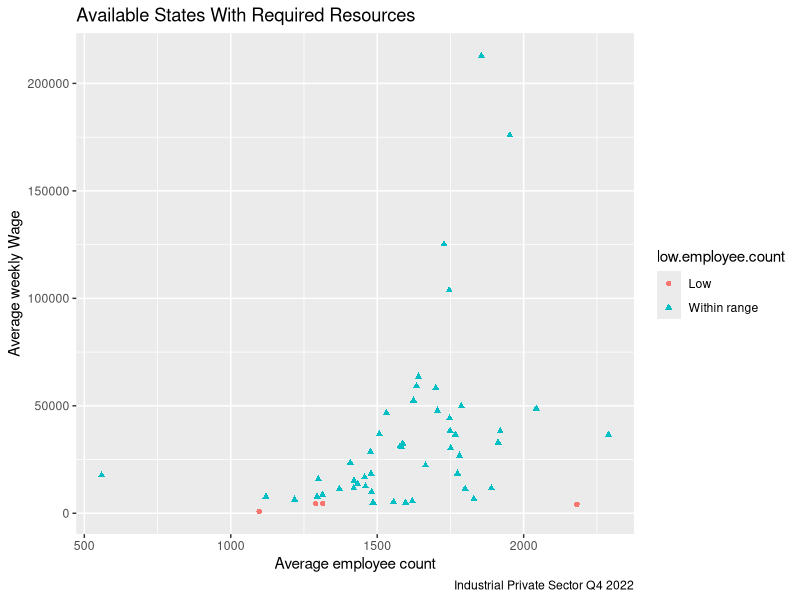
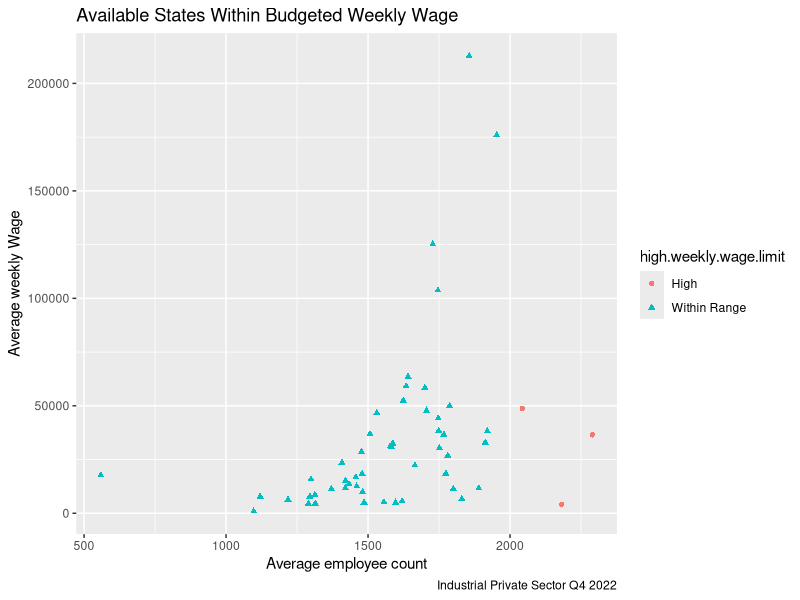
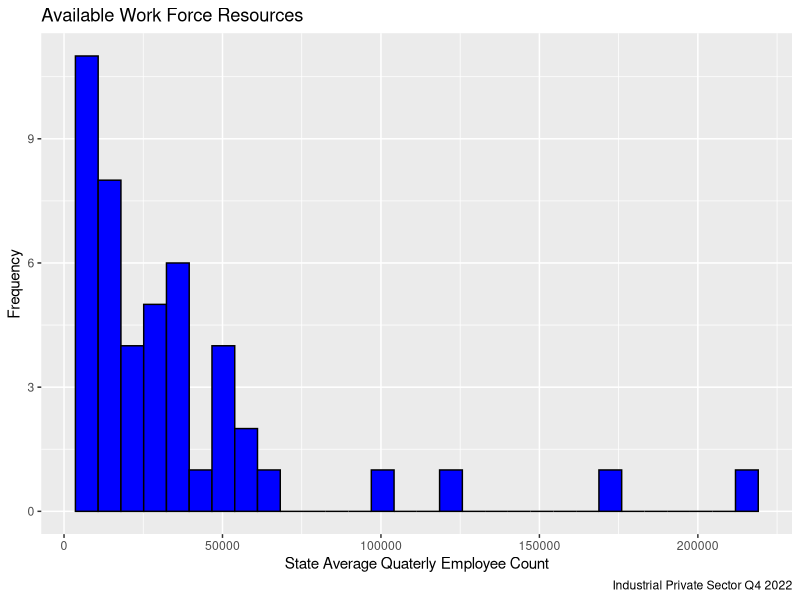
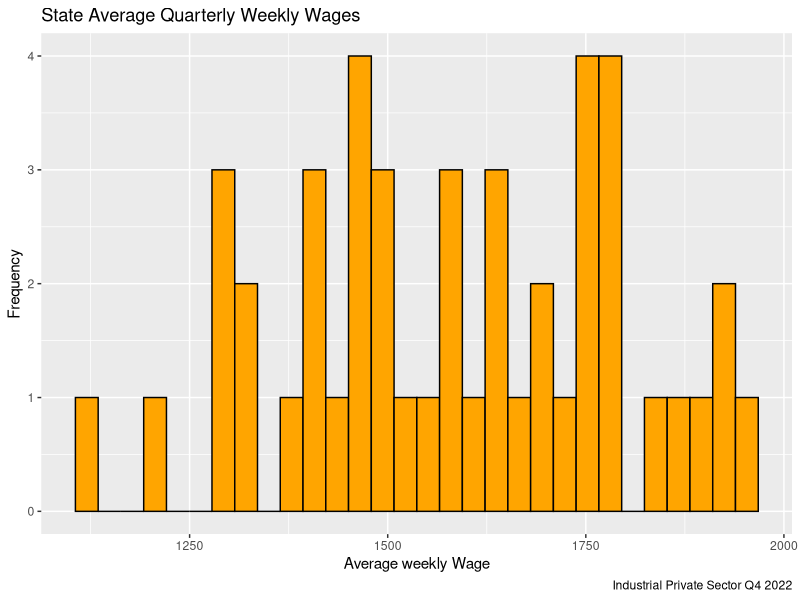
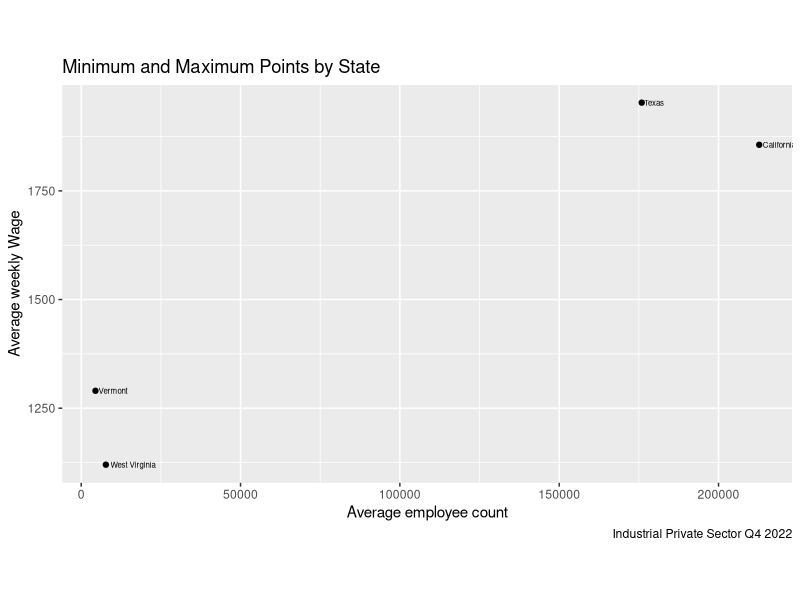
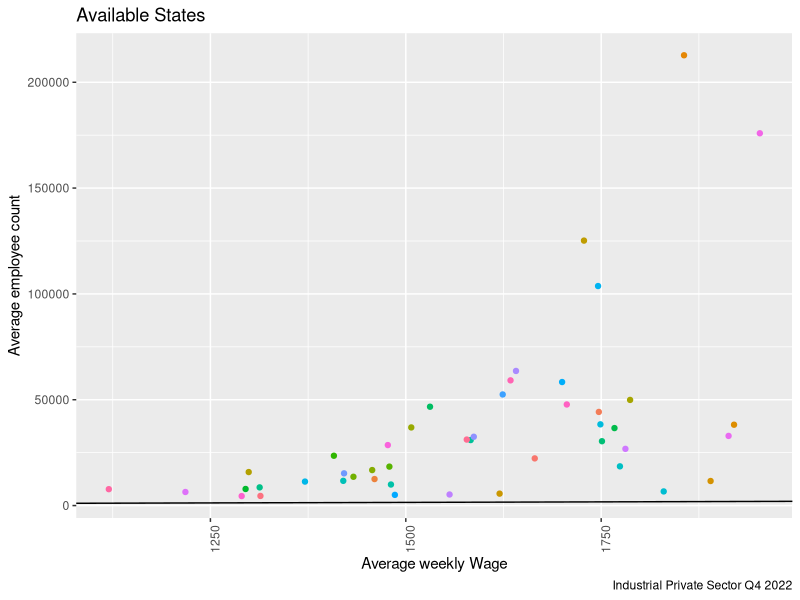
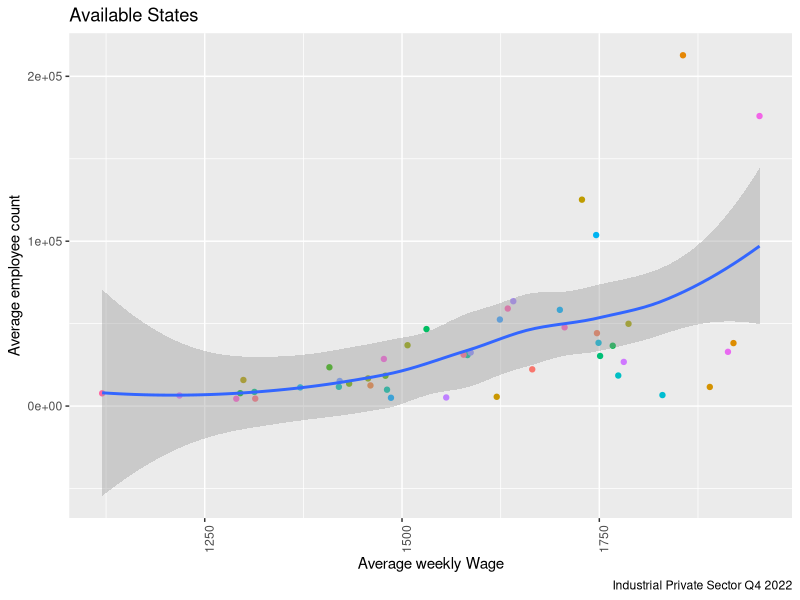
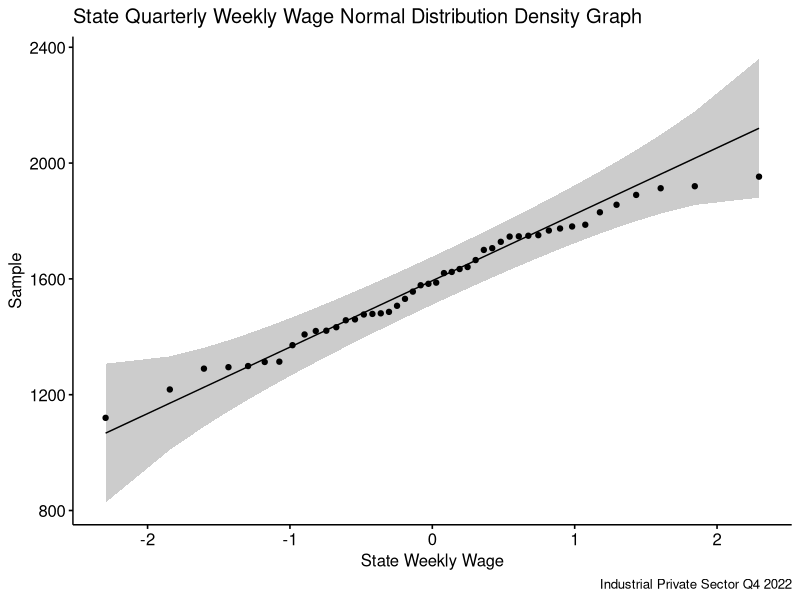

The R source for these figures, in order:
## ---- chunk 1
knitr::opts_chunk$set(echo = TRUE)
library(tidyverse)
library(ggpubr)

## ---- chunk 2
dat<-read.csv("Wage2022Q4.csv",header=TRUE)

dat$total_emplvl<- dat$month1_emplvl + dat$month2_emplvl + dat$month3_emplvl
dat$avg_qtrly_emplvl<-as.integer(dat$total_emplvl / 3)

## ---- chunk 3
dat.private.state<-data.frame(dat[dat$own_code == 5 & dat$agglvl_code == 55 & dat$disclosure_code != "N",])
dat.private.state$low.employee.count<-ifelse(dat.private.state$avg_qtrly_emplvl>=5000,"Within range", "Low")
dat.private.state$high.weekly.wage.limit<-ifelse(dat.private.state$avg_wkly_wage<2000,"Within Range","High")


ggplot(data= dat.private.state, mapping = aes(x = avg_wkly_wage,y = avg_qtrly_emplvl ))+geom_point(mapping = aes(color = low.employee.count, shape = low.employee.count ))+labs( 
    title="Available States With Required Resources",
  caption="Industrial Private Sector Q4 2022",
  x="Average employee count",
  y="Average weekly Wage",)

ggplot(data= dat.private.state, mapping = aes(x = avg_wkly_wage,y = avg_qtrly_emplvl ))+geom_point(mapping = aes(color = high.weekly.wage.limit, shape = high.weekly.wage.limit ))+labs( 
    title="Available States Within Budgeted Weekly Wage",
  caption="Industrial Private Sector Q4 2022",
  x="Average employee count",
  y="Average weekly Wage",)
## ---- chunk 4
dat.private.state<-data.frame(dat[dat$own_code == 5 & dat$agglvl_code == 55 & dat$disclosure_code != "N" & dat$avg_qtrly_emplvl > 4000 & dat$avg_wkly_wage<2000,])
dat.private.state$area_title<-substr(dat.private.state$area_title, 1, nchar(dat.private.state$area_title) - 12)
## ---- chunk 5
rownames(dat.private.state)<-1:nrow(dat.private.state)
dat.private.state<-dat.private.state[-c(2,10,49),]

## ---- chunk 6
a.state<-ggplot(data=dat.private.state,aes(x=avg_qtrly_emplvl))+geom_histogram(color="black", fill="blue", bins=30)+
  labs(
    title="Available Work Force Resources",
  caption="Industrial Private Sector Q4 2022",
  x="State Average Quaterly Employee Count",
  y="Frequency",)
a.state
b.state<-ggplot(data=dat.private.state,aes(x=avg_wkly_wage))+geom_histogram(color="black", fill="orange", bins=30)+
  labs( 
    title="State Average Quarterly Weekly Wages",
  caption="Industrial Private Sector Q4 2022",
  x="Average weekly Wage",
  y="Frequency",)
b.state
## ---- chunk 7
weekly.wage.min <- which.min(dat.private.state$avg_wkly_wage)
weekly.wage.max <- which.max(dat.private.state$avg_wkly_wage)
emplvl.min <- which.min(dat.private.state$avg_qtrly_emplvl)
emplvl.max <- which.max(dat.private.state$avg_qtrly_emplvl)

ind<-c(emplvl.min, emplvl.max,weekly.wage.min, weekly.wage.max)
dat.text<-data.frame(area_title = dat.private.state$area_title[ind], avg_qtrly_emplv = dat.private.state$avg_qtrly_emplv[ind], avg_wkly_wage = dat.private.state$avg_wkly_wage[ind])
print(dat.text)

g <- ggplot(dat.text, aes(x = avg_qtrly_emplv, y = avg_wkly_wage)) +
geom_point()+
  geom_text(data=dat.text,aes(x = avg_qtrly_emplv, y = avg_wkly_wage,label=area_title),position = position_dodge(width=4),hjust=-0.1,size=2)+
  theme(aspect.ratio = 6/11)+labs( 
    title="Minimum and Maximum Points by State",
  caption="Industrial Private Sector Q4 2022",
  x="Average employee count",
  y="Average weekly Wage",)
  
g
## ---- chunk 8
high.ww<-dat.private.state[order(dat.private.state$avg_wkly_wage,decreasing=TRUE),][1:5,]
(high.ww.state<-data.frame(high.ww$area_title,high.ww$avg_wkly_wage))
low.ww<-dat.private.state[order(dat.private.state$avg_wkly_wage,decreasing=FALSE),][1:5,]
(low.ww.state<-data.frame(low.ww$area_title,low.ww$avg_wkly_wage))
## ---- chunk 9
high.emplvl<-dat.private.state[order(dat.private.state$avg_qtrly_emplvl,decreasing=TRUE),][1:5,]
(high.emplvl.state<-data.frame(high.emplvl$area_title,high.emplvl$avg_qtrly_emplvl))
low.emplvl<-dat.private.state[order(dat.private.state$avg_qtrly_emplvl,decreasing=FALSE),][1:5,]
(low.emplvl.state<-data.frame(low.emplvl$area_title,low.emplvl$avg_qtrly_emplvl))
## ---- chunk 10
ggplot(data= dat.private.state, mapping = aes(x = avg_wkly_wage,y = avg_qtrly_emplvl ))+theme(axis.text.x = element_text(angle = 90))+geom_point(mapping = aes(color = area_title))+geom_abline()+labs( 
    title="Available States",
  caption="Industrial Private Sector Q4 2022",
  x= "Average weekly Wage",
  y= "Average employee count",)+ theme(legend.position="none")
## ---- chunk 11
ggplot(data= dat.private.state, mapping = aes(x = avg_wkly_wage,y = avg_qtrly_emplvl ))+theme(axis.text.x = element_text(angle = 90))+geom_point(mapping = aes(color = area_title))+geom_smooth(method = loess, formula = y~x)+labs( 
    title="Available States",
  caption="Industrial Private Sector Q4 2022",
  x= "Average weekly Wage",
  y= "Average employee count",)+ theme(legend.position="none")

## ---- chunk 12

mu.ww<-mean(dat.private.state$avg_wkly_wage)
sd.ww<-sqrt(sum((dat.private.state$avg_wkly_wage-mean(dat.private.state$avg_wkly_wage))^2/(length(dat.private.state$avg_wkly_wage)-1)))
c<-ggqqplot(dat.private.state$avg_wkly_wage)+
  labs(
    title="State Quarterly Weekly Wage Normal Distribution Density Graph",
  caption="Industrial Private Sector Q4 2022",
  x="State Weekly Wage",)
c
d<-ggplot(data=dat.private.state,aes(x=avg_wkly_wage))+
  geom_histogram(aes(y = after_stat(density)),binwidth=100)+
  stat_function(fun = dnorm, colour = "red",args = list(mean =mu.ww, sd = sd.ww))+
  labs(
    title="State Average Weekly Wage Density Graph",
  caption="Industrial Private Sector Q4 2022",
  x="State Average Weekly Wage",
  y="Density",)
d

mu.el<-mean(dat.private.state$avg_qtrly_emplvl)
sd.el<-sqrt(sum((dat.private.state$avg_qtrly_emplvl-mean(dat.private.state$avg_qtrly_emplvl))^2/(length(dat.private.state$avg_qtrly_emplvl)-1)))
f<-ggqqplot(dat.private.state$avg_qtrly_emplv)+
  labs(
    title="State Quarterly Employee Normal Distribution Density Graph",
  caption="Industrial Private Sector Q4 2022",
  x="State Quarterly Employee Level",)
f
e<-ggplot(data=dat.private.state,aes(x=avg_qtrly_emplvl))+
  geom_histogram(aes(y = after_stat(density)),binwidth=100)+
  stat_function(fun = dnorm, colour = "red",args = list(mean =mu.el, sd = sd.el))+
  labs(
    title="State Quarterly Employee Level Density Graph",
  caption="Industrial Private Sector Q4 2022",
  x="State Quarterly Employee Level",
  y="Density",)
e


## ---- chunk 13
model1<-glm(dat.private.state$avg_wkly_wage~dat.private.state$avg_qtrly_emplv,poisson)
summary(model1)

model1$coefficients
xv<-0:2290	
yv<-7.344950+0.000001313803*xv
y<-exp(yv)
plot(dat.private.state$avg_wkly_wage,dat.private.state$avg_qtrly_emplv,pch=21,bg="lightblue")
lines(xv,y,col="red")

deviance(model1)
(df <- nrow(dat.private.state) - length(model1$coefficients))
## ---- chunk 14
model2<-glm(dat.private.state$avg_wkly_wage~dat.private.state$avg_qtrly_emplv,quasipoisson)
summary(model2)

model2$coefficients
xv<-0:2290	
yv<-7.344950+0.000001313803*xv
y<-exp(yv)
plot(dat.private.state$avg_wkly_wage,dat.private.state$avg_qtrly_emplv,pch=21,bg="lightblue")
lines(xv,y,col="red")

deviance(model2)
(df <- nrow(dat.private.state) - length(model2$coefficients))
## ---- chunk 15
one.way<- aov(avg_wkly_wage~avg_qtrly_emplvl, data = dat.private.state)

summary.lm(one.way)

qf(0.95, 1, 48)

shapiro.test(one.way$residuals) #will probably not need
## ---- chunk 16
dat.private.county<-data.frame(dat[dat$own_code == 5 & dat$agglvl_code == 75 & dat$disclosure_code != "N",])
dat.private.county$low.employee.count<-ifelse(dat.private.county$avg_qtrly_emplvl>=1000,"Within range", "Low")
dat.private.county$high.weekly.wage.limit<-ifelse(dat.private.county$avg_wkly_wage<2000,"Within Range","High")


ggplot(data= dat.private.county, mapping = aes(x = avg_wkly_wage,y = avg_qtrly_emplvl ))+geom_point(mapping = aes(color = low.employee.count, shape = low.employee.count ))+labs( 
    title="Available Counties With Required Resources",
  caption="Industrial Private Sector Q4 2022",
  x="Average weekly Wage",
  y="Average employee count",)

ggplot(data= dat.private.county, mapping = aes(x = avg_wkly_wage,y = avg_qtrly_emplvl ))+geom_point(mapping = aes(color = high.weekly.wage.limit, shape = high.weekly.wage.limit ))+labs( 
    title="Available Counties Within Budgeted Weekly Wage",
  caption="Industrial Private Sector Q4 2022",
  x="Average weekly Wage",
  y="Average employee count",)
## ---- chunk 17
dat.private.county<-data.frame(dat[dat$own_code == 5 & dat$agglvl_code == 75 & dat$disclosure_code != "N"& dat$avg_qtrly_emplvl > 1000 & dat$avg_wkly_wage<2000,])
dat.private.county<-dat.private.county[!grepl("Alaska", dat.private.county$area_title),]
dat.private.county<-dat.private.county[!grepl("Puerto", dat.private.county$area_title),]
dat.private.county<-dat.private.county[!grepl("Hawaii", dat.private.county$area_title),]
## ---- chunk 18

a.county<-ggplot(data=dat.private.county,aes(x=avg_qtrly_emplvl))+geom_histogram(color="black", fill="blue", bins=100)+
  labs(
    title="Available Work Force Resources",
  caption="Industrial Private Sector Q4 2022",
  x="County Average Quaterly Employee Count",
  y="Frequency",)
a.county
b.county<-ggplot(data=dat.private.county,aes(x=avg_wkly_wage))+geom_histogram(color="black", fill="orange", bins=100)+
  labs( 
    title="Average Quarterly Weekly Wages",
  caption="Industrial Private Sector Q4 2022",
  x="County Average weekly Wage",
  y="Frequency",)
b.county
## ---- chunk 19
weekly.wage.min <- which.min(dat.private.county$avg_wkly_wage)
weekly.wage.max <- which.max(dat.private.county$avg_wkly_wage)
emplvl.min <- which.min(dat.private.county$avg_qtrly_emplvl)
emplvl.max <- which.max(dat.private.county$avg_qtrly_emplvl)

ind<-c(emplvl.min, emplvl.max,weekly.wage.min, weekly.wage.max)
dat.text<-data.frame(area_title = dat.private.county$area_title[ind], avg_qtrly_emplv = dat.private.county$avg_qtrly_emplv[ind], avg_wkly_wage = dat.private.county$avg_wkly_wage[ind])
print(dat.text)

g <- ggplot(dat.text, aes(x = avg_qtrly_emplv, y = avg_wkly_wage)) +
geom_point()+
  geom_text(data=dat.text,aes(x = avg_qtrly_emplv, y = avg_wkly_wage,label=area_title),position = position_dodge(width=4),hjust=-0.1,size=2)+
  theme(aspect.ratio = 6/11)+labs( 
    title="Minimum and Maximum Points by County",
  caption="Industrial Private Sector Q4 2022",
  x="Average employee count",
  y="Average weekly Wage",)
g
## ---- chunk 20
ggplot(data= dat.private.county, mapping = aes(x = avg_wkly_wage,y = avg_qtrly_emplvl ))+theme(axis.text.x = element_text(angle = 90))+geom_point(mapping = aes(color = area_title))+geom_abline()+labs( 
    title="Available Counties",
  caption="Industrial Private Sector Q4 2022",
  x= "Average weekly Wage",
  y= "Average employee count",)+ theme(legend.position="none")
## ---- chunk 21
ggplot(data= dat.private.county, mapping = aes(x = avg_wkly_wage,y = avg_qtrly_emplvl ),)+theme(axis.text.x = element_text(angle = 90))+geom_point(mapping = aes(color = area_title))+geom_smooth(method = loess, formula = y~x)+labs( 
    title="Available Counties",
  caption="Industrial Private Sector Q4 2022",
  x= "Average weekly Wage",
  y= "Average employee count",)+theme(legend.position="none")

## ---- chunk 22

mu.ww<-mean(dat.private.county$avg_wkly_wage)
sd.ww<-sqrt(sum((dat.private.county$avg_wkly_wage-mean(dat.private.county$avg_wkly_wage))^2/(length(dat.private.county$avg_wkly_wage)-1)))
c<-ggqqplot(dat.private.county$avg_wkly_wage)+
  labs(
    title="County Quarterly Weekly Wage Normal Distribution Density Graph",
  caption="Industrial Private Sector Q4 2022",
  x="County Weekly Wage",)
c
d<-ggplot(data=dat.private.county,aes(x=avg_wkly_wage))+
  geom_histogram(aes(y = after_stat(density)),binwidth=100)+
  stat_function(fun = dnorm, colour = "red",args = list(mean =mu.ww, sd = sd.ww))+
  labs(
    title="County Average Weekly Wage Density Graph",
  caption="Industrial Private Sector Q4 2022",
  x="County Average Weekly Wage",
  y="Density",)
d

mu.el<-mean(dat.private.county$avg_qtrly_emplvl)
sd.el<-sqrt(sum((dat.private.county$avg_qtrly_emplvl-mean(dat.private.county$avg_qtrly_emplvl))^2/(length(dat.private.county$avg_qtrly_emplvl)-1)))
f<-ggqqplot(dat.private.county$avg_qtrly_emplv)+
  labs(
    title="County Quarterly Employee Normal Distribution Density Graph",
  caption="Industrial Private Sector Q4 2022",
  x="State Quarterly Employee Level",)
f
e<-ggplot(data=dat.private.county,aes(x=avg_qtrly_emplvl))+
  geom_histogram(aes(y = after_stat(density)),binwidth=100)+
  stat_function(fun = dnorm, colour = "red",args = list(mean =mu.el, sd = sd.el))+
  labs(
    title="County Quarterly Employee Level Density Graph",
  caption="Industrial Private Sector Q4 2022",
  x="County Quarterly Employee Level",
  y="Density",)
e


## ---- chunk 23
model3<-glm(dat.private.county$avg_wkly_wage~dat.private.county$avg_qtrly_emplv,poisson)
summary(model3)

model3$coefficients
xv<-0:2994	
yv<-7.392957+0.00001246112*xv
y<-exp(yv)
plot(dat.private.county$avg_wkly_wage,dat.private.county$avg_qtrly_emplv,pch=21,bg="lightblue")
lines(xv,y,col="red")

deviance(model3)
(df <- nrow(dat.private.county) - length(model3$coefficients))

## ---- chunk 24
model4<-glm(dat.private.county$avg_wkly_wage~dat.private.county$avg_qtrly_emplv,quasipoisson)
summary(model4)

model4$coefficients
xv<-0:2994	
yv<-7.392957+0.00001246112*xv
y<-exp(yv)
plot(dat.private.county$avg_wkly_wage,dat.private.county$avg_qtrly_emplv,pch=21,bg="lightblue")
lines(xv,y,col="red")

deviance(model4)
(df <- nrow(dat.private.county) - length(model4$coefficients))
## ---- chunk 25
one.way3<- aov(avg_wkly_wage~avg_qtrly_emplvl, data = dat.private.county)

summary.lm(one.way3)

qf(0.95, 1, 48)

